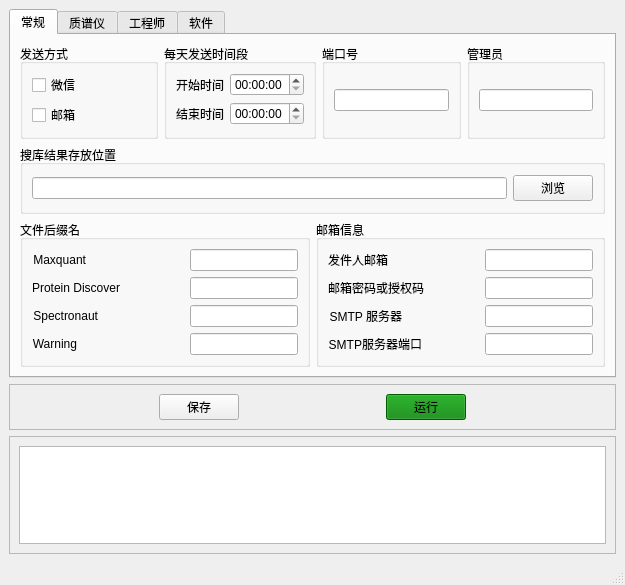
<?xml version="1.0" encoding="UTF-8"?>
<ui version="4.0">
 <class>MainWindow</class>
 <widget class="QMainWindow" name="MainWindow">
  <property name="geometry">
   <rect>
    <x>0</x>
    <y>0</y>
    <width>625</width>
    <height>585</height>
   </rect>
  </property>
  <property name="windowTitle">
   <string>SendInfo</string>
  </property>
  <property name="windowIcon">
   <iconset>
    <normaloff>my_icon.ico</normaloff>my_icon.ico</iconset>
  </property>
  <property name="documentMode">
   <bool>false</bool>
  </property>
  <widget class="QWidget" name="centralwidget">
   <layout class="QVBoxLayout" name="verticalLayout_28">
    <item>
     <widget class="QTabWidget" name="tabWidget">
      <property name="currentIndex">
       <number>0</number>
      </property>
      <widget class="QWidget" name="otherTab">
       <property name="sizePolicy">
        <sizepolicy hsizetype="Expanding" vsizetype="Expanding">
         <horstretch>0</horstretch>
         <verstretch>0</verstretch>
        </sizepolicy>
       </property>
       <attribute name="title">
        <string>常规</string>
       </attribute>
       <layout class="QVBoxLayout" name="verticalLayout_29">
        <item>
         <layout class="QVBoxLayout" name="verticalLayout_20">
          <item>
           <layout class="QHBoxLayout" name="horizontalLayout_17">
            <item>
             <widget class="QGroupBox" name="groupBox_4">
              <property name="sizePolicy">
               <sizepolicy hsizetype="Expanding" vsizetype="Expanding">
                <horstretch>0</horstretch>
                <verstretch>0</verstretch>
               </sizepolicy>
              </property>
              <property name="title">
               <string>发送方式</string>
              </property>
              <layout class="QHBoxLayout" name="horizontalLayout_20">
               <item>
                <layout class="QVBoxLayout" name="verticalLayout_4">
                 <item>
                  <widget class="QCheckBox" name="checkBox_sendBywechat">
                   <property name="text">
                    <string>微信</string>
                   </property>
                  </widget>
                 </item>
                 <item>
                  <widget class="QCheckBox" name="checkBox_sendByemail">
                   <property name="text">
                    <string>邮箱</string>
                   </property>
                  </widget>
                 </item>
                </layout>
               </item>
              </layout>
             </widget>
            </item>
            <item>
             <widget class="QGroupBox" name="groupBox">
              <property name="sizePolicy">
               <sizepolicy hsizetype="Expanding" vsizetype="Expanding">
                <horstretch>0</horstretch>
                <verstretch>0</verstretch>
               </sizepolicy>
              </property>
              <property name="title">
               <string>每天发送时间段</string>
              </property>
              <layout class="QHBoxLayout" name="horizontalLayout_19">
               <item>
                <layout class="QVBoxLayout" name="verticalLayout_3">
                 <item>
                  <layout class="QHBoxLayout" name="horizontalLayout_9">
                   <item>
                    <widget class="QLabel" name="label_3">
                     <property name="text">
                      <string>开始时间</string>
                     </property>
                    </widget>
                   </item>
                   <item>
                    <widget class="QTimeEdit" name="start_timeEdit"/>
                   </item>
                  </layout>
                 </item>
                 <item>
                  <layout class="QHBoxLayout" name="horizontalLayout_10">
                   <item>
                    <widget class="QLabel" name="label_4">
                     <property name="text">
                      <string>结束时间</string>
                     </property>
                    </widget>
                   </item>
                   <item>
                    <widget class="QTimeEdit" name="end_timeEdit"/>
                   </item>
                  </layout>
                 </item>
                </layout>
               </item>
              </layout>
             </widget>
            </item>
            <item>
             <widget class="QGroupBox" name="groupBox_7">
              <property name="sizePolicy">
               <sizepolicy hsizetype="Expanding" vsizetype="Expanding">
                <horstretch>0</horstretch>
                <verstretch>0</verstretch>
               </sizepolicy>
              </property>
              <property name="title">
               <string>端口号</string>
              </property>
              <layout class="QVBoxLayout" name="verticalLayout_19">
               <item>
                <layout class="QHBoxLayout" name="horizontalLayout_15">
                 <item>
                  <widget class="QLineEdit" name="port_lineEdit">
                   <property name="inputMask">
                    <string>99999</string>
                   </property>
                  </widget>
                 </item>
                </layout>
               </item>
              </layout>
             </widget>
            </item>
            <item>
             <widget class="QGroupBox" name="groupBox_6">
              <property name="sizePolicy">
               <sizepolicy hsizetype="Expanding" vsizetype="Expanding">
                <horstretch>0</horstretch>
                <verstretch>0</verstretch>
               </sizepolicy>
              </property>
              <property name="title">
               <string>管理员</string>
              </property>
              <layout class="QVBoxLayout" name="verticalLayout_18">
               <item>
                <widget class="QLineEdit" name="admin_lineEdit"/>
               </item>
              </layout>
             </widget>
            </item>
           </layout>
          </item>
          <item>
           <widget class="QGroupBox" name="groupBox_2">
            <property name="sizePolicy">
             <sizepolicy hsizetype="Expanding" vsizetype="Expanding">
              <horstretch>0</horstretch>
              <verstretch>0</verstretch>
             </sizepolicy>
            </property>
            <property name="title">
             <string>搜库结果存放位置</string>
            </property>
            <layout class="QHBoxLayout" name="horizontalLayout_18">
             <item>
              <layout class="QHBoxLayout" name="horizontalLayout_11">
               <item>
                <widget class="QLineEdit" name="specDir_lineEdit">
                 <property name="minimumSize">
                  <size>
                   <width>133</width>
                   <height>0</height>
                  </size>
                 </property>
                </widget>
               </item>
               <item>
                <widget class="QPushButton" name="brosweSaveDirBtn">
                 <property name="text">
                  <string>浏览</string>
                 </property>
                </widget>
               </item>
              </layout>
             </item>
            </layout>
           </widget>
          </item>
          <item>
           <layout class="QHBoxLayout" name="horizontalLayout_21">
            <item>
             <widget class="QGroupBox" name="groupBox_3">
              <property name="sizePolicy">
               <sizepolicy hsizetype="Expanding" vsizetype="Expanding">
                <horstretch>0</horstretch>
                <verstretch>0</verstretch>
               </sizepolicy>
              </property>
              <property name="title">
               <string>文件后缀名</string>
              </property>
              <layout class="QVBoxLayout" name="verticalLayout_17">
               <item>
                <layout class="QVBoxLayout" name="verticalLayout_2">
                 <item>
                  <layout class="QHBoxLayout" name="horizontalLayout_8">
                   <item>
                    <widget class="QLabel" name="label_6">
                     <property name="text">
                      <string>Maxquant</string>
                     </property>
                     <property name="alignment">
                      <set>Qt::AlignRight|Qt::AlignTrailing|Qt::AlignVCenter</set>
                     </property>
                    </widget>
                   </item>
                   <item>
                    <spacer name="horizontalSpacer_7">
                     <property name="orientation">
                      <enum>Qt::Horizontal</enum>
                     </property>
                     <property name="sizeHint" stdset="0">
                      <size>
                       <width>20</width>
                       <height>20</height>
                      </size>
                     </property>
                    </spacer>
                   </item>
                   <item>
                    <widget class="QLineEdit" name="maxquant_fileSuffix_lineEdit"/>
                   </item>
                  </layout>
                 </item>
                 <item>
                  <layout class="QHBoxLayout" name="horizontalLayout_5">
                   <item>
                    <widget class="QLabel" name="label_7">
                     <property name="text">
                      <string>Protein Discover</string>
                     </property>
                     <property name="alignment">
                      <set>Qt::AlignRight|Qt::AlignTrailing|Qt::AlignVCenter</set>
                     </property>
                    </widget>
                   </item>
                   <item>
                    <spacer name="horizontalSpacer_17">
                     <property name="orientation">
                      <enum>Qt::Horizontal</enum>
                     </property>
                     <property name="sizeHint" stdset="0">
                      <size>
                       <width>5</width>
                       <height>20</height>
                      </size>
                     </property>
                    </spacer>
                   </item>
                   <item>
                    <widget class="QLineEdit" name="PD_fileSuffix_lineEdit"/>
                   </item>
                  </layout>
                 </item>
                 <item>
                  <layout class="QHBoxLayout" name="horizontalLayout_6">
                   <item>
                    <widget class="QLabel" name="label_5">
                     <property name="text">
                      <string>Spectronaut</string>
                     </property>
                     <property name="alignment">
                      <set>Qt::AlignRight|Qt::AlignTrailing|Qt::AlignVCenter</set>
                     </property>
                    </widget>
                   </item>
                   <item>
                    <spacer name="horizontalSpacer_6">
                     <property name="orientation">
                      <enum>Qt::Horizontal</enum>
                     </property>
                     <property name="sizeHint" stdset="0">
                      <size>
                       <width>25</width>
                       <height>20</height>
                      </size>
                     </property>
                    </spacer>
                   </item>
                   <item>
                    <widget class="QLineEdit" name="SP_fileSuffix_lineEdit"/>
                   </item>
                  </layout>
                 </item>
                 <item>
                  <layout class="QHBoxLayout" name="horizontalLayout_7">
                   <item>
                    <widget class="QLabel" name="label_8">
                     <property name="text">
                      <string>Warning</string>
                     </property>
                     <property name="alignment">
                      <set>Qt::AlignRight|Qt::AlignTrailing|Qt::AlignVCenter</set>
                     </property>
                    </widget>
                   </item>
                   <item>
                    <spacer name="horizontalSpacer_5">
                     <property name="orientation">
                      <enum>Qt::Horizontal</enum>
                     </property>
                     <property name="sizeHint" stdset="0">
                      <size>
                       <width>48</width>
                       <height>20</height>
                      </size>
                     </property>
                    </spacer>
                   </item>
                   <item>
                    <widget class="QLineEdit" name="warn_fileSuffix_lineEdit"/>
                   </item>
                  </layout>
                 </item>
                </layout>
               </item>
              </layout>
             </widget>
            </item>
            <item>
             <widget class="QGroupBox" name="groupBox_5">
              <property name="sizePolicy">
               <sizepolicy hsizetype="Expanding" vsizetype="Expanding">
                <horstretch>0</horstretch>
                <verstretch>0</verstretch>
               </sizepolicy>
              </property>
              <property name="title">
               <string>邮箱信息</string>
              </property>
              <layout class="QHBoxLayout" name="horizontalLayout_16">
               <item>
                <layout class="QVBoxLayout" name="verticalLayout">
                 <item>
                  <layout class="QHBoxLayout" name="horizontalLayout_4">
                   <item>
                    <widget class="QLabel" name="label_13">
                     <property name="text">
                      <string>发件人邮箱</string>
                     </property>
                     <property name="alignment">
                      <set>Qt::AlignRight|Qt::AlignTrailing|Qt::AlignVCenter</set>
                     </property>
                    </widget>
                   </item>
                   <item>
                    <spacer name="horizontalSpacer">
                     <property name="orientation">
                      <enum>Qt::Horizontal</enum>
                     </property>
                     <property name="sizeHint" stdset="0">
                      <size>
                       <width>16</width>
                       <height>20</height>
                      </size>
                     </property>
                    </spacer>
                   </item>
                   <item>
                    <widget class="QLineEdit" name="senter_email_lineEdit">
                     <property name="text">
                      <string/>
                     </property>
                    </widget>
                   </item>
                  </layout>
                 </item>
                 <item>
                  <layout class="QHBoxLayout" name="horizontalLayout_3">
                   <item>
                    <widget class="QLabel" name="label_14">
                     <property name="text">
                      <string>邮箱密码或授权码</string>
                     </property>
                     <property name="alignment">
                      <set>Qt::AlignRight|Qt::AlignTrailing|Qt::AlignVCenter</set>
                     </property>
                    </widget>
                   </item>
                   <item>
                    <spacer name="horizontalSpacer_2">
                     <property name="orientation">
                      <enum>Qt::Horizontal</enum>
                     </property>
                     <property name="sizeHint" stdset="0">
                      <size>
                       <width>12</width>
                       <height>20</height>
                      </size>
                     </property>
                    </spacer>
                   </item>
                   <item>
                    <widget class="QLineEdit" name="senter_password_lineEdit">
                     <property name="text">
                      <string/>
                     </property>
                    </widget>
                   </item>
                  </layout>
                 </item>
                 <item>
                  <layout class="QHBoxLayout" name="horizontalLayout_2">
                   <item>
                    <widget class="QLabel" name="label_15">
                     <property name="text">
                      <string>SMTP 服务器</string>
                     </property>
                     <property name="alignment">
                      <set>Qt::AlignRight|Qt::AlignTrailing|Qt::AlignVCenter</set>
                     </property>
                    </widget>
                   </item>
                   <item>
                    <spacer name="horizontalSpacer_3">
                     <property name="orientation">
                      <enum>Qt::Horizontal</enum>
                     </property>
                     <property name="sizeHint" stdset="0">
                      <size>
                       <width>40</width>
                       <height>20</height>
                      </size>
                     </property>
                    </spacer>
                   </item>
                   <item>
                    <widget class="QLineEdit" name="emailServer_lineEdit">
                     <property name="text">
                      <string/>
                     </property>
                    </widget>
                   </item>
                  </layout>
                 </item>
                 <item>
                  <layout class="QHBoxLayout" name="horizontalLayout">
                   <item>
                    <widget class="QLabel" name="label_16">
                     <property name="text">
                      <string>SMTP服务器端口</string>
                     </property>
                     <property name="alignment">
                      <set>Qt::AlignRight|Qt::AlignTrailing|Qt::AlignVCenter</set>
                     </property>
                    </widget>
                   </item>
                   <item>
                    <spacer name="horizontalSpacer_4">
                     <property name="orientation">
                      <enum>Qt::Horizontal</enum>
                     </property>
                     <property name="sizeHint" stdset="0">
                      <size>
                       <width>23</width>
                       <height>20</height>
                      </size>
                     </property>
                    </spacer>
                   </item>
                   <item>
                    <widget class="QLineEdit" name="emailServer_Port_lineEdit">
                     <property name="text">
                      <string/>
                     </property>
                    </widget>
                   </item>
                  </layout>
                 </item>
                </layout>
               </item>
              </layout>
             </widget>
            </item>
           </layout>
          </item>
         </layout>
        </item>
       </layout>
      </widget>
      <widget class="QWidget" name="MSTab">
       <property name="sizePolicy">
        <sizepolicy hsizetype="Expanding" vsizetype="Expanding">
         <horstretch>0</horstretch>
         <verstretch>0</verstretch>
        </sizepolicy>
       </property>
       <attribute name="title">
        <string>质谱仪</string>
       </attribute>
       <layout class="QVBoxLayout" name="verticalLayout_22">
        <item>
         <layout class="QVBoxLayout" name="verticalLayout_15">
          <item>
           <widget class="QTableWidget" name="MStableWidget">
            <column>
             <property name="text">
              <string>质谱仪名称</string>
             </property>
            </column>
            <column>
             <property name="text">
              <string>质谱仪简写</string>
             </property>
            </column>
           </widget>
          </item>
          <item>
           <layout class="QHBoxLayout" name="horizontalLayout_23">
            <item>
             <spacer name="horizontalSpacer_10">
              <property name="orientation">
               <enum>Qt::Horizontal</enum>
              </property>
              <property name="sizeHint" stdset="0">
               <size>
                <width>50</width>
                <height>20</height>
               </size>
              </property>
             </spacer>
            </item>
            <item>
             <widget class="QPushButton" name="addMSBtn">
              <property name="text">
               <string>添加</string>
              </property>
             </widget>
            </item>
            <item>
             <spacer name="horizontalSpacer_8">
              <property name="orientation">
               <enum>Qt::Horizontal</enum>
              </property>
              <property name="sizeHint" stdset="0">
               <size>
                <width>100</width>
                <height>20</height>
               </size>
              </property>
             </spacer>
            </item>
            <item>
             <widget class="QPushButton" name="delMSBtn">
              <property name="text">
               <string>删除</string>
              </property>
             </widget>
            </item>
            <item>
             <spacer name="horizontalSpacer_11">
              <property name="orientation">
               <enum>Qt::Horizontal</enum>
              </property>
              <property name="sizeHint" stdset="0">
               <size>
                <width>50</width>
                <height>20</height>
               </size>
              </property>
             </spacer>
            </item>
           </layout>
          </item>
         </layout>
        </item>
       </layout>
      </widget>
      <widget class="QWidget" name="enginerTab">
       <property name="sizePolicy">
        <sizepolicy hsizetype="Expanding" vsizetype="Expanding">
         <horstretch>0</horstretch>
         <verstretch>0</verstretch>
        </sizepolicy>
       </property>
       <attribute name="title">
        <string>工程师</string>
       </attribute>
       <layout class="QVBoxLayout" name="verticalLayout_23">
        <item>
         <layout class="QVBoxLayout" name="verticalLayout_14">
          <item>
           <widget class="QTableWidget" name="enginnertableWidget">
            <column>
             <property name="text">
              <string>工程师</string>
             </property>
            </column>
            <column>
             <property name="text">
              <string>质谱仪</string>
             </property>
            </column>
            <column>
             <property name="text">
              <string>项目</string>
             </property>
            </column>
            <column>
             <property name="text">
              <string>邮箱</string>
             </property>
            </column>
           </widget>
          </item>
          <item>
           <layout class="QHBoxLayout" name="horizontalLayout_22">
            <item>
             <spacer name="horizontalSpacer_12">
              <property name="orientation">
               <enum>Qt::Horizontal</enum>
              </property>
              <property name="sizeHint" stdset="0">
               <size>
                <width>50</width>
                <height>20</height>
               </size>
              </property>
             </spacer>
            </item>
            <item>
             <widget class="QPushButton" name="addEnginerBtn">
              <property name="text">
               <string>添加</string>
              </property>
             </widget>
            </item>
            <item>
             <spacer name="horizontalSpacer_9">
              <property name="orientation">
               <enum>Qt::Horizontal</enum>
              </property>
              <property name="sizeHint" stdset="0">
               <size>
                <width>100</width>
                <height>20</height>
               </size>
              </property>
             </spacer>
            </item>
            <item>
             <widget class="QPushButton" name="delEnginerBtn">
              <property name="text">
               <string>删除</string>
              </property>
             </widget>
            </item>
            <item>
             <spacer name="horizontalSpacer_13">
              <property name="orientation">
               <enum>Qt::Horizontal</enum>
              </property>
              <property name="sizeHint" stdset="0">
               <size>
                <width>50</width>
                <height>20</height>
               </size>
              </property>
             </spacer>
            </item>
           </layout>
          </item>
         </layout>
        </item>
       </layout>
      </widget>
      <widget class="QWidget" name="softwareTab">
       <property name="sizePolicy">
        <sizepolicy hsizetype="Expanding" vsizetype="Expanding">
         <horstretch>0</horstretch>
         <verstretch>0</verstretch>
        </sizepolicy>
       </property>
       <attribute name="title">
        <string>软件</string>
       </attribute>
       <layout class="QVBoxLayout" name="verticalLayout_27">
        <item>
         <widget class="QTabWidget" name="tabWidget_2">
          <property name="currentIndex">
           <number>2</number>
          </property>
          <widget class="QWidget" name="tab_4">
           <attribute name="title">
            <string>maxquant</string>
           </attribute>
           <layout class="QVBoxLayout" name="verticalLayout_24">
            <item>
             <layout class="QHBoxLayout" name="horizontalLayout_14">
              <item>
               <layout class="QVBoxLayout" name="verticalLayout_12">
                <item>
                 <widget class="QLabel" name="label_11">
                  <property name="text">
                   <string>可发送内容的选项值</string>
                  </property>
                 </widget>
                </item>
                <item>
                 <widget class="QTableWidget" name="MQ_tableWidget1">
                  <attribute name="horizontalHeaderDefaultSectionSize">
                   <number>250</number>
                  </attribute>
                  <column>
                   <property name="text">
                    <string>选项</string>
                   </property>
                  </column>
                 </widget>
                </item>
               </layout>
              </item>
              <item>
               <layout class="QVBoxLayout" name="verticalLayout_11">
                <item>
                 <widget class="QPushButton" name="MQ_addBtn">
                  <property name="text">
                   <string>&gt;&gt;&gt;</string>
                  </property>
                 </widget>
                </item>
                <item>
                 <widget class="QPushButton" name="MQ_delBtn">
                  <property name="text">
                   <string>&lt;&lt;&lt;</string>
                  </property>
                 </widget>
                </item>
               </layout>
              </item>
              <item>
               <layout class="QVBoxLayout" name="verticalLayout_13">
                <item>
                 <widget class="QLabel" name="label_12">
                  <property name="text">
                   <string>发送内容</string>
                  </property>
                 </widget>
                </item>
                <item>
                 <widget class="QTableWidget" name="MQ_tableWidget2">
                  <attribute name="horizontalHeaderDefaultSectionSize">
                   <number>250</number>
                  </attribute>
                  <column>
                   <property name="text">
                    <string>发送项</string>
                   </property>
                  </column>
                 </widget>
                </item>
               </layout>
              </item>
             </layout>
            </item>
           </layout>
          </widget>
          <widget class="QWidget" name="tab_6">
           <attribute name="title">
            <string>Proteome Discoverer</string>
           </attribute>
           <layout class="QVBoxLayout" name="verticalLayout_25">
            <item>
             <layout class="QHBoxLayout" name="horizontalLayout_13">
              <item>
               <layout class="QVBoxLayout" name="verticalLayout_8">
                <item>
                 <widget class="QLabel" name="label_9">
                  <property name="text">
                   <string>可发送内容的选项值</string>
                  </property>
                 </widget>
                </item>
                <item>
                 <widget class="QTableWidget" name="PD_tableWidget1">
                  <attribute name="horizontalHeaderDefaultSectionSize">
                   <number>250</number>
                  </attribute>
                  <column>
                   <property name="text">
                    <string>选项</string>
                   </property>
                  </column>
                 </widget>
                </item>
               </layout>
              </item>
              <item>
               <layout class="QVBoxLayout" name="verticalLayout_10">
                <item>
                 <widget class="QPushButton" name="PD_addBtn">
                  <property name="text">
                   <string>&gt;&gt;&gt;</string>
                  </property>
                 </widget>
                </item>
                <item>
                 <widget class="QPushButton" name="PD_delBtn">
                  <property name="text">
                   <string>&lt;&lt;&lt;</string>
                  </property>
                 </widget>
                </item>
               </layout>
              </item>
              <item>
               <layout class="QVBoxLayout" name="verticalLayout_9">
                <item>
                 <widget class="QLabel" name="label_10">
                  <property name="text">
                   <string>发送内容</string>
                  </property>
                 </widget>
                </item>
                <item>
                 <widget class="QTableWidget" name="PD_tableWidget2">
                  <attribute name="horizontalHeaderDefaultSectionSize">
                   <number>250</number>
                  </attribute>
                  <column>
                   <property name="text">
                    <string>发送项</string>
                   </property>
                  </column>
                 </widget>
                </item>
               </layout>
              </item>
             </layout>
            </item>
           </layout>
          </widget>
          <widget class="QWidget" name="tab_5">
           <attribute name="title">
            <string>Spectronaut</string>
           </attribute>
           <layout class="QVBoxLayout" name="verticalLayout_26">
            <item>
             <layout class="QHBoxLayout" name="horizontalLayout_12">
              <item>
               <layout class="QVBoxLayout" name="verticalLayout_5">
                <item>
                 <widget class="QLabel" name="label_2">
                  <property name="text">
                   <string>可发送内容的选项值</string>
                  </property>
                 </widget>
                </item>
                <item>
                 <widget class="QTableWidget" name="SP_tableWidget1">
                  <attribute name="horizontalHeaderDefaultSectionSize">
                   <number>250</number>
                  </attribute>
                  <column>
                   <property name="text">
                    <string>选项</string>
                   </property>
                  </column>
                 </widget>
                </item>
               </layout>
              </item>
              <item>
               <layout class="QVBoxLayout" name="verticalLayout_7">
                <item>
                 <widget class="QPushButton" name="SP_addBtn">
                  <property name="text">
                   <string>&gt;&gt;&gt;</string>
                  </property>
                 </widget>
                </item>
                <item>
                 <widget class="QPushButton" name="SP_delBtn">
                  <property name="text">
                   <string>&lt;&lt;&lt;</string>
                  </property>
                 </widget>
                </item>
               </layout>
              </item>
              <item>
               <layout class="QVBoxLayout" name="verticalLayout_6">
                <item>
                 <widget class="QLabel" name="label">
                  <property name="text">
                   <string>发送内容</string>
                  </property>
                 </widget>
                </item>
                <item>
                 <widget class="QTableWidget" name="SP_tableWidget2">
                  <attribute name="horizontalHeaderDefaultSectionSize">
                   <number>250</number>
                  </attribute>
                  <column>
                   <property name="text">
                    <string>发送项</string>
                   </property>
                  </column>
                 </widget>
                </item>
               </layout>
              </item>
             </layout>
            </item>
           </layout>
          </widget>
         </widget>
        </item>
       </layout>
      </widget>
     </widget>
    </item>
    <item>
     <widget class="QFrame" name="frame">
      <property name="frameShape">
       <enum>QFrame::StyledPanel</enum>
      </property>
      <property name="frameShadow">
       <enum>QFrame::Raised</enum>
      </property>
      <layout class="QVBoxLayout" name="verticalLayout_16">
       <item>
        <layout class="QHBoxLayout" name="horizontalLayout_24">
         <item>
          <spacer name="horizontalSpacer_15">
           <property name="orientation">
            <enum>Qt::Horizontal</enum>
           </property>
           <property name="sizeHint" stdset="0">
            <size>
             <width>50</width>
             <height>20</height>
            </size>
           </property>
          </spacer>
         </item>
         <item>
          <widget class="QPushButton" name="saveBtn">
           <property name="text">
            <string>保存</string>
           </property>
          </widget>
         </item>
         <item>
          <spacer name="horizontalSpacer_14">
           <property name="orientation">
            <enum>Qt::Horizontal</enum>
           </property>
           <property name="sizeHint" stdset="0">
            <size>
             <width>100</width>
             <height>20</height>
            </size>
           </property>
          </spacer>
         </item>
         <item>
          <widget class="QPushButton" name="runBtn">
           <property name="styleSheet">
            <string notr="true">background-color: green;</string>
           </property>
           <property name="text">
            <string>运行</string>
           </property>
          </widget>
         </item>
         <item>
          <spacer name="horizontalSpacer_16">
           <property name="orientation">
            <enum>Qt::Horizontal</enum>
           </property>
           <property name="sizeHint" stdset="0">
            <size>
             <width>50</width>
             <height>20</height>
            </size>
           </property>
          </spacer>
         </item>
        </layout>
       </item>
      </layout>
     </widget>
    </item>
    <item>
     <widget class="QFrame" name="frame_2">
      <property name="frameShape">
       <enum>QFrame::StyledPanel</enum>
      </property>
      <property name="frameShadow">
       <enum>QFrame::Raised</enum>
      </property>
      <layout class="QVBoxLayout" name="verticalLayout_21">
       <item>
        <widget class="QPlainTextEdit" name="output_text_edit"/>
       </item>
      </layout>
     </widget>
    </item>
   </layout>
  </widget>
  <widget class="QStatusBar" name="statusbar"/>
 </widget>
 <resources/>
 <connections/>
</ui>
